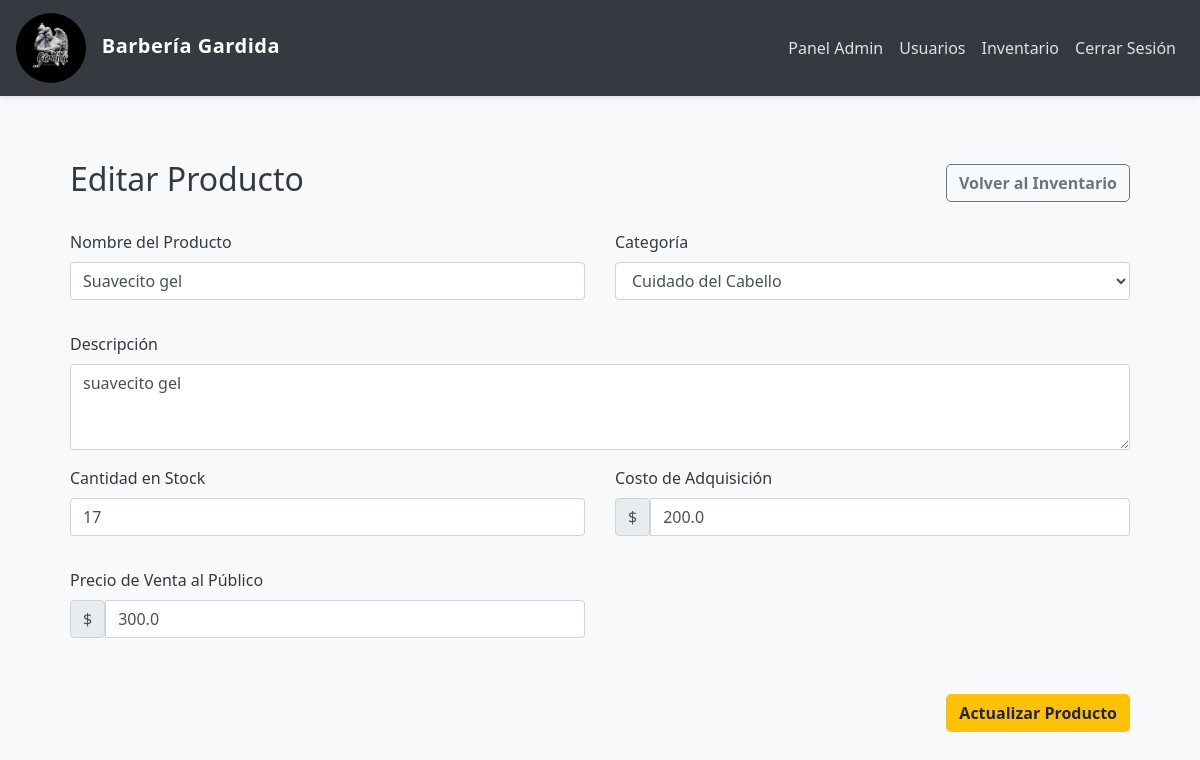
The page /editar_producto/1 (signed in) on the database its author committed.
### app/models.py (models this page shows, shortened)
class Producto(db.Model):
    id = db.Column(db.Integer, primary_key=True)
    nombre = db.Column(db.String(100), nullable=False)
    descripcion = db.Column(db.Text)
    costo = db.Column(db.Float, nullable=False)
    precio = db.Column(db.Float, nullable=False)
    cantidad = db.Column(db.Integer, nullable=False, default=0)
    categoria = db.Column(db.String(50))
    imagen = db.Column(db.String(200))
    fecha_creacion = db.Column(db.DateTime, default=datetime.utcnow)
    ventas = db.relationship('Venta', back_populates='producto', lazy=True)

### app/routes.py (the view)
@main_routes.route('/editar_producto/<int:id>', methods=['GET', 'POST'])
@login_required
def editar_producto(id):
    producto = Producto.query.get_or_404(id)
    form = ProductoForm(obj=producto)
    if form.validate_on_submit():
        form.populate_obj(producto)  # Actualiza todos los campos automáticamente
        db.session.commit()
        flash('Producto actualizado correctamente!', 'success')
        return redirect(url_for('main_routes.inventario'))
    return render_template('admin/editar_producto.html', form=form, producto=producto)

### app/forms.py
class ProductoForm(FlaskForm):
    nombre = StringField('Nombre del Producto', validators=[DataRequired()])
    descripcion = TextAreaField('Descripción')  # Cambiado a TextAreaField para más espacio
    costo = FloatField('Costo de Adquisición', validators=[DataRequired()])
    precio = FloatField('Precio de Venta al Público', validators=[DataRequired()])
    cantidad = IntegerField('Cantidad en Stock', validators=[DataRequired()])
    categoria = SelectField('Categoría',
        choices=[
            ('', 'Seleccione o escriba una categoría'),
            ('cuidado_cabello', 'Cuidado del Cabello'),
            ('afeitado', 'Productos de Afeitado'),
            ('accesorios', 'Accesorios'),
            ('otros', 'Otros')
        ],
        render_kw={"data-allow-clear": "true", "data-tags": "true"}
    )
    submit = SubmitField('Guardar Producto')

### app/__init__.py (called while the page is built)
def create_app():
    app = Flask(__name__)
    app.config.from_object(Config)  # Usa la configuración desde Config
    db.init_app(app)
    migrate.init_app(app, db)
    login_manager.init_app(app)
    from app.routes import main_routes  # Importa blueprint de routes
    from app.auth import auth_routes  # Si tienes rutas de autenticación, importa el blueprint de auth
    app.register_blueprint(main_routes)  # Registra el blueprint de rutas
    app.register_blueprint(auth_routes)  # Registra el blueprint de autenticación
    @login_manager.user_loader
    def load_user(user_id):
        from app.models import User  # Evitar circularidad importando dentro de la función
        return User.query.get(int(user_id))
    return app

### app/models.py (called while the page is built)
    @property
    def is_admin(self):
        return self.role == 'admin'

    @property
    def is_barbero(self):
        return self.role == 'barbero'

    @property
    def is_cliente(self):
        return self.role == 'cliente'

### app/templates/admin/editar_producto.html (shortened to what this page needs)
{% extends "shared/base.html" %}
{% block content %}
<div class="container">
    <div class="d-flex justify-content-between align-items-center mb-4">
        <h2>Editar Producto</h2>
        <a href="{{ url_for('main_routes.inventario') }}" class="btn btn-outline-secondary">
             Volver al Inventario
        </a>
    </div>
    <form method="POST">
        <div class="row">
            <div class="col-md-6 mb-3">
                <div class="form-group">
                    {{ form.nombre.label(class="form-label") }}
                    {{ form.nombre(class="form-control") }}
                </div>
            </div>
            <div class="col-md-6 mb-3">
                <div class="form-group">
                    {{ form.categoria.label(class="form-label") }}
                    {{ form.categoria(class="form-control") }}
                </div>
            </div>
        </div>
        <div class="form-group mb-3">
            {{ form.descripcion.label(class="form-label") }}
            {{ form.descripcion(class="form-control", rows=3) }}
        </div>
        <div class="row">
            <div class="col-md-6 mb-3">
                <div class="form-group">
                    {{ form.cantidad.label(class="form-label") }}
                    {{ form.cantidad(class="form-control") }}
                </div>
            </div>
            <div class="col-md-6 mb-3">
                <div class="form-group">
                    {{ form.costo.label(class="form-label") }}
                    <div class="input-group">
                        <span class="input-group-text">$</span>
                        {{ form.costo(class="form-control", step="0.01") }}
                    </div>
                </div>
            </div>
        </div>
        <div class="row">
            <div class="col-md-6 mb-3">
                <div class="form-group">
                    {{ form.precio.label(class="form-label") }}
                    <div class="input-group">
                        <span class="input-group-text">$</span>
                        {{ form.precio(class="form-control", step="0.01") }}
                    </div>
                </div>
            </div>
        </div>
        <div class="d-grid gap-2 d-md-flex justify-content-md-end mt-4">
            <button type="submit" class="btn btn-warning">
                 Actualizar Producto
            </button>
        </div>
    </form>
</div>
{% endblock %}

### app/static/css/styles.css (style rules this page uses)
body { background-color: #f8f9fa; color: #343a40; font-family: 'Segoe UI', Tahoma, Geneva, Verdana, sans-serif; }
.container { background: transparent; padding: 20px; border-radius: 8px; }
.btn { border-radius: 5px; font-weight: bold; transition: all 0.2s; }

### app/templates/shared/base.html (style rules this page uses)
body { background-color: #f8f9fa; color: #343a40; font-family: 'Segoe UI', Tahoma, Geneva, Verdana, sans-serif; }
.container { padding-top: 20px; padding-bottom: 40px; }

### rows shown on the page
Producto: nombre "Suavecito gel", categoria "Cuidado del Cabello", descripcion "suavecito gel", cantidad "17", costo "200.0", precio "300.0"
